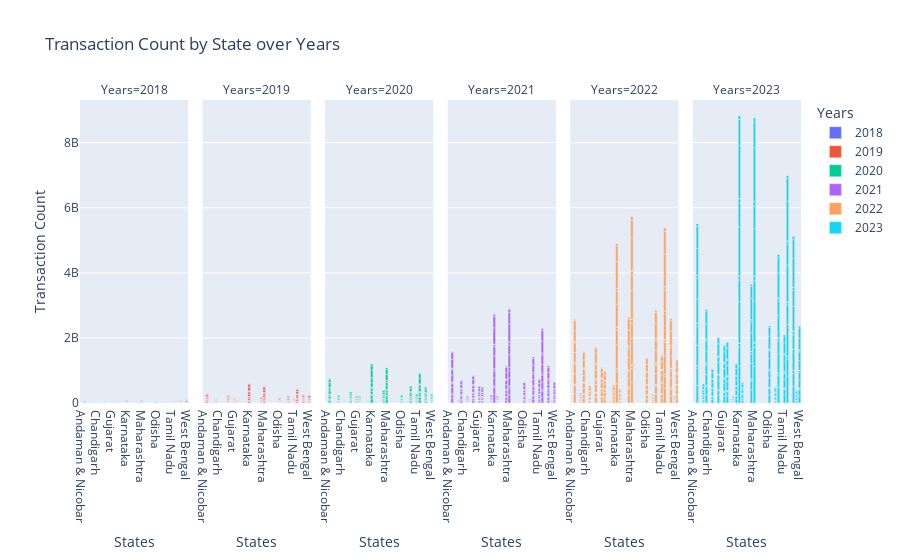

Notebook source saved alongside this figure:
### Code cell
fig = px.bar(agg_trans_df, x='States', y='Transaction_count', color='Years', facet_col='Years',
             title='Transaction Count by State over Years')
fig.update_layout(xaxis_title='States', yaxis_title='Transaction Count')
fig.show()

### Figure 1 — Plotly figure (JSON) as saved in the notebook; plotly's stock layout.template omitted (floating-point values rounded to 4 significant figures; data arrays with more than 128 entries replaced by an {"elided": "..."} marker saying what was removed)
{"data": [{"alignmentgroup": "True", "hovertemplate": "Years=2018<br>States=%{x}<br>Transaction_count=%{y}<extra></extra>", "legendgroup": "2018", "marker": {"color": "#636efa", "pattern": {"shape": ""}}, "name": "2018", "offsetgroup": "2018", "orientation": "v", "showlegend": true, "textposition": "auto", "type": "bar", "x": {"elided": "718 str values"}, "xaxis": "x", "y": {"elided": "718 int values"}, "yaxis": "y"}, {"alignmentgroup": "True", "hovertemplate": "Years=2019<br>States=%{x}<br>Transaction_count=%{y}<extra></extra>", "legendgroup": "2019", "marker": {"color": "#EF553B", "pattern": {"shape": ""}}, "name": "2019", "offsetgroup": "2019", "orientation": "v", "showlegend": true, "textposition": "auto", "type": "bar", "x": {"elided": "717 str values"}, "xaxis": "x2", "y": {"elided": "717 int values"}, "yaxis": "y2"}, {"alignmentgroup": "True", "hovertemplate": "Years=2020<br>States=%{x}<br>Transaction_count=%{y}<extra></extra>", "legendgroup": "2020", "marker": {"color": "#00cc96", "pattern": {"shape": ""}}, "name": "2020", "offsetgroup": "2020", "orientation": "v", "showlegend": true, "textposition": "auto", "type": "bar", "x": {"elided": "719 str values"}, "xaxis": "x3", "y": {"elided": "719 int values"}, "yaxis": "y3"}, {"alignmentgroup": "True", "hovertemplate": "Years=2021<br>States=%{x}<br>Transaction_count=%{y}<extra></extra>", "legendgroup": "2021", "marker": {"color": "#ab63fa", "pattern": {"shape": ""}}, "name": "2021", "offsetgroup": "2021", "orientation": "v", "showlegend": true, "textposition": "auto", "type": "bar", "x": {"elided": "720 str values"}, "xaxis": "x4", "y": {"elided": "720 int values"}, "yaxis": "y4"}, {"alignmentgroup": "True", "hovertemplate": "Years=2022<br>States=%{x}<br>Transaction_count=%{y}<extra></extra>", "legendgroup": "2022", "marker": {"color": "#FFA15A", "pattern": {"shape": ""}}, "name": "2022", "offsetgroup": "2022", "orientation": "v", "showlegend": true, "textposition": "auto", "type": "bar", "x": {"elided": "720 str values"}, "xaxis": "x5", "y": {"elided": "720 int values"}, "yaxis": "y5"}, {"alignmentgroup": "True", "hovertemplate": "Years=2023<br>States=%{x}<br>Transaction_count=%{y}<extra></extra>", "legendgroup": "2023", "marker": {"color": "#19d3f3", "pattern": {"shape": ""}}, "name": "2023", "offsetgroup": "2023", "orientation": "v", "showlegend": true, "textposition": "auto", "type": "bar", "x": {"elided": "720 str values"}, "xaxis": "x6", "y": {"elided": "720 int values"}, "yaxis": "y6"}], "layout": {"annotations": [{"font": {}, "showarrow": false, "text": "Years=2018", "x": 0.075, "xanchor": "center", "xref": "paper", "y": 1, "yanchor": "bottom", "yref": "paper"}, {"font": {}, "showarrow": false, "text": "Years=2019", "x": 0.245, "xanchor": "center", "xref": "paper", "y": 1, "yanchor": "bottom", "yref": "paper"}, {"font": {}, "showarrow": false, "text": "Years=2020", "x": 0.415, "xanchor": "center", "xref": "paper", "y": 1, "yanchor": "bottom", "yref": "paper"}, {"font": {}, "showarrow": false, "text": "Years=2021", "x": 0.585, "xanchor": "center", "xref": "paper", "y": 1, "yanchor": "bottom", "yref": "paper"}, {"font": {}, "showarrow": false, "text": "Years=2022", "x": 0.755, "xanchor": "center", "xref": "paper", "y": 1, "yanchor": "bottom", "yref": "paper"}, {"font": {}, "showarrow": false, "text": "Years=2023", "x": 0.925, "xanchor": "center", "xref": "paper", "y": 1, "yanchor": "bottom", "yref": "paper"}], "barmode": "relative", "legend": {"title": {"text": "Years"}, "tracegroupgap": 0}, "title": {"text": "Transaction Count by State over Years"}, "xaxis": {"anchor": "y", "domain": [0, 0.15], "title": {"text": "States"}}, "xaxis2": {"anchor": "y2", "domain": [0.17, 0.32], "matches": "x", "title": {"text": "States"}}, "xaxis3": {"anchor": "y3", "domain": [0.34, 0.49], "matches": "x", "title": {"text": "States"}}, "xaxis4": {"anchor": "y4", "domain": [0.51, 0.66], "matches": "x", "title": {"text": "States"}}, "xaxis5": {"anchor": "y5", "domain": [0.68, 0.83], "matches": "x", "title": {"text": "States"}}, "xaxis6": {"anchor": "y6", "domain": [0.85, 1], "matches": "x", "title": {"text": "States"}}, "yaxis": {"anchor": "x", "domain": [0, 1], "title": {"text": "Transaction Count"}}, "yaxis2": {"anchor": "x2", "domain": [0, 1], "matches": "y", "showticklabels": false}, "yaxis3": {"anchor": "x3", "domain": [0, 1], "matches": "y", "showticklabels": false}, "yaxis4": {"anchor": "x4", "domain": [0, 1], "matches": "y", "showticklabels": false}, "yaxis5": {"anchor": "x5", "domain": [0, 1], "matches": "y", "showticklabels": false}, "yaxis6": {"anchor": "x6", "domain": [0, 1], "matches": "y", "showticklabels": false}}}
